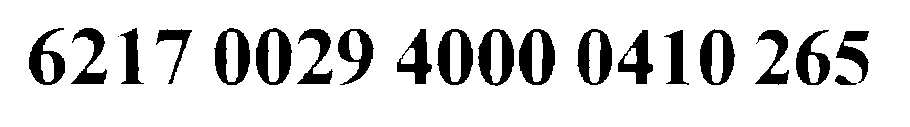
#> input picture 卡号识别/pycharm__pro/opencv_py/bankcard/test.jpg, 910 x 127 px
$ python '尝试分割.py'
#> lines starting #> are read from the running program, lines starting #| are printed output that depends on the picture; after the words box and inside, x2 and y2 are one past the last pixel; in counts of white or black regions, pixels touching at a corner belong together
import cv2
import numpy as np


'''水平投影'''


def getHProjection(image):
    hProjection = np.zeros(image.shape, np.uint8)
    # 图像高与宽
    ( h, w) = image.shape
    # 长度与图像高度一致的数组
    h_ = [0]*h
    # 循环统计每一行白色像素的个数
    for y in range(h):
        for x in range(w):
            if image[y, x] == 255:
                h_[y] += 1
    # 绘制水平投影图像
    for y in range(h):
        for x in range(h_[y]):
            hProjection[y, x] = 255
    cv2.imshow('hProjection2', hProjection)

    return h_


def getVProjection(image):
    vProjection = np.zeros(image.shape,np.uint8);
    # 图像高与宽
    (h,w) = image.shape
    # 长度与图像宽度一致的数组
    w_ = [0]*w
    # 循环统计每一列白色像素的个数
    for x in range(w):
        for y in range(h):
            if image[y,x] == 255:
                w_[x]+=1
    # 绘制垂直平投影图像
    for x in range(w):
        for y in range(h-w_[x],h):
            vProjection[y,x] = 255
    # cv2.imshow('vProjection',vProjection)
    return w_


if __name__ == "__main__":
    pictures = []
    # 读入原始图像
    origineImage = cv2.imread('test.jpg')
#> origineImage is the input picture: shape (127, 910, 3); min 0, max 255, mean 217.4
    # 图像灰度化
    # image = cv2.imread('test.jpg',0)
    image = cv2.cvtColor(origineImage, cv2.COLOR_BGR2GRAY)
    cv2.imshow('gray', image)
    # 将图片二值化
    retval, img = cv2.threshold(image, 127, 255, cv2.THRESH_BINARY_INV)
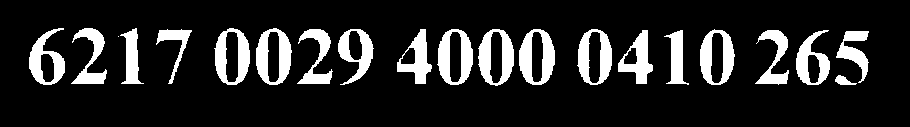
#> img: shape (127, 910); 14.7% white; 21 white regions (1 under 20 px), largest, box (x1, y1, x2, y2) and area: (519, 29, 555, 85) 1121, (256, 28, 292, 85) 1108, (478, 29, 514, 86) 1088
    cv2.imshow('binary', img)
    # 图像高与宽
    (h, w) = img.shape
#> h = 127; w = 910
    Position = []
    # 水平投影
    H = getHProjection(img)
#> after the loop in getHProjection, `for y in range(h):`:
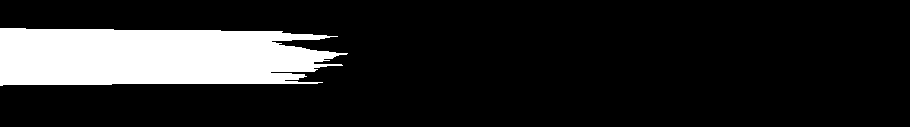
#> hProjection: shape (127, 910); 14.7% white; 1 white region, box (x1, y1, x2, y2) and area: (0, 28, 348, 86) 17009
#> H = 127 values, max 348 at index 53, min 0 at index 0, mean 133.9

    start = 0
    H_Start = []
    H_End = []

    # 根据水平投影获取垂直分割位置
    for i in range(len(H)):
        if H[i] > 0 and start ==0:
            H_Start.append(i)
            start = 1
        if H[i] <= 0 and start == 1:
            H_End.append(i)
            start = 0
#> this loop made 127 passes
#> start on passes 29, 87: 1, 0
#> after the loop, H_End = [86]; H_Start = [28]; start = 0

    # 分割行，分割之后再进行列分割并保存分割位置
    for i in range(len(H_Start)):
        # 获取行图像
        cropImg = img[H_Start[i]:H_End[i], 0:w]
        # cv2.imshow('cropImg',cropImg)

        # 对行图像进行垂直投影
        W = getVProjection(cropImg)
        Wstart = 0
        Wend = 0
        W_Start = 0
        W_End = 0
        for j in range(len(W)):
            if W[j] > 0 and Wstart ==0:
                W_Start =j
                Wstart = 1
                Wend = 0
            if W[j] <= 0 and Wstart == 1:
                W_End =j
                Wstart = 0
                Wend = 1
            if Wend == 1:
                Position.append([W_Start,H_Start[i],W_End,H_End[i]])
                Wend = 0
#> this loop made 1 pass
#> (h in getVProjection, w in getVProjection) on pass 1: (58, 910)
#> pass 1, `cropImg = img[H_Start[i]:H_End[i], 0:w]`:
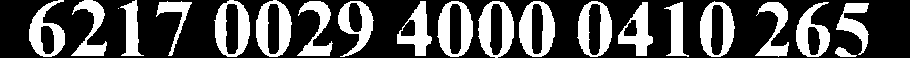
#> cropImg: shape (58, 910); 32.2% white; 21 white regions (1 under 20 px), largest, box (x1, y1, x2, y2) and area: (519, 1, 555, 57) 1121, (256, 0, 292, 57) 1108, (478, 1, 514, 58) 1088
#> after the loop, Position = 20 items, first 6: [29, 28, 65, 86], [71, 28, 107, 86], [118, 28, 119, 86], [120, 28, 144, 86], [156, 28, 192, 86], [214, 28, 250, 86]

    # 根据确定的位置分割字符
    for m in range(len(Position)):
        cv2.rectangle(origineImage, (Position[m][0], Position[m][1]), (Position[m][2], Position[m][3]), (255, 255, 255), 1)
        cv2.imshow('t'+str(m), origineImage[Position[m][1]:Position[m][3], Position[m][0]:Position[m][2]])
        if 0 in origineImage[Position[m][1]:Position[m][3],Position[m][0]:Position[m][2]]:
            cv2.imwrite('pic%d'%m+'.jpg',
                        origineImage[Position[m][1]:Position[m][3],Position[m][0]:Position[m][2]])
#> this loop made 20 passes
#> pass 1, `cv2.imshow('t'+str(m), origineImage[Position[m][1]:Position[m][3], Pos..`:
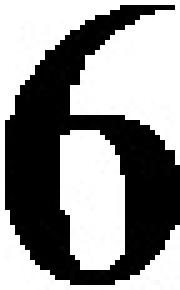
#> window 't0': shape (58, 36, 3) (shown 5 times larger); min 0, max 255, mean 143
#> pass 2, `cv2.imshow('t'+str(m), origineImage[Position[m][1]:Position[m][3], Pos..`:
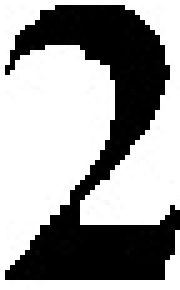
#> window 't1': shape (58, 36, 3) (shown 5 times larger); min 0, max 255, mean 155.5
#> after the loop:
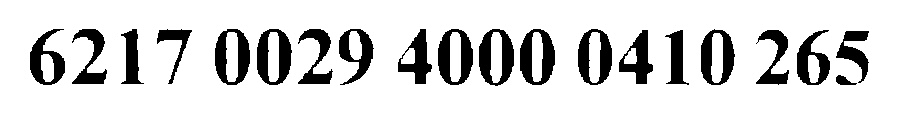
#> origineImage: shape (127, 910, 3); 0.7% of pixels changed, all inside (x1, y1, x2, y2) = (29, 28, 870, 87)
    cv2.imshow('image', origineImage)
    cv2.waitKey(0)
